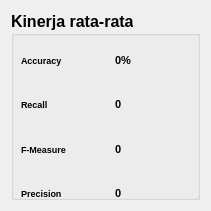
   <widget class="QWidget" name="layoutWidget">
    <property name="geometry">
     <rect>
      <x>10</x>
      <y>40</y>
      <width>211</width>
      <height>211</height>
     </rect>
    </property>
    <layout class="QHBoxLayout" name="horizontalLayout">
     <item>
      <widget class="QGroupBox" name="groupBox">
       <property name="font">
        <font>
         <pointsize>12</pointsize>
         <weight>75</weight>
         <bold>true</bold>
        </font>
       </property>
       <property name="title">
        <string>Kinerja rata-rata</string>
       </property>
       <widget class="QWidget" name="gridLayoutWidget">
        <property name="geometry">
         <rect>
          <x>10</x>
          <y>30</y>
          <width>181</width>
          <height>171</height>
         </rect>
        </property>
        <layout class="QGridLayout" name="gridLayout">
         <property name="sizeConstraint">
          <enum>QLayout::SetMinAndMaxSize</enum>
         </property>
         <item row="0" column="1">
          <widget class="QLabel" name="accuracy_rata">
           <property name="font">
            <font>
             <pointsize>8</pointsize>
            </font>
           </property>
           <property name="text">
            <string>0%</string>
           </property>
          </widget>
         </item>
         <item row="0" column="0">
          <widget class="QLabel" name="label_4">
           <property name="font">
            <font>
             <pointsize>7</pointsize>
            </font>
           </property>
           <property name="text">
            <string>Accuracy</string>
           </property>
          </widget>
         </item>
         <item row="1" column="0">
          <widget class="QLabel" name="label_5">
           <property name="font">
            <font>
             <pointsize>7</pointsize>
            </font>
           </property>
           <property name="text">
            <string>Recall</string>
           </property>
          </widget>
         </item>
         <item row="3" column="0">
          <widget class="QLabel" name="label_7">
           <property name="font">
            <font>
             <pointsize>7</pointsize>
            </font>
           </property>
           <property name="text">
            <string>Precision</string>
           </property>
          </widget>
         </item>
         <item row="2" column="1">
          <widget class="QLabel" name="fmeasure_rata">
           <property name="font">
            <font>
             <pointsize>8</pointsize>
            </font>
           </property>
           <property name="text">
            <string>0</string>
           </property>
          </widget>
         </item>
         <item row="2" column="0">
          <widget class="QLabel" name="label_6">
           <property name="font">
            <font>
             <pointsize>7</pointsize>
            </font>
           </property>
           <property name="text">
            <string>F-Measure</string>
           </property>
          </widget>
         </item>
         <item row="1" column="1">
          <widget class="QLabel" name="recall_rata">
           <property name="font">
            <font>
             <pointsize>8</pointsize>
            </font>
           </property>
           <property name="text">
            <string>0</string>
           </property>
          </widget>
         </item>
         <item row="3" column="1">
          <widget class="QLabel" name="precission_rata">
           <property name="font">
            <font>
             <pointsize>8</pointsize>
            </font>
           </property>
           <property name="text">
            <string>0</string>
           </property>
          </widget>
         </item>
        </layout>
       </widget>
      </widget>
     </item>
    </layout>
   </widget>
